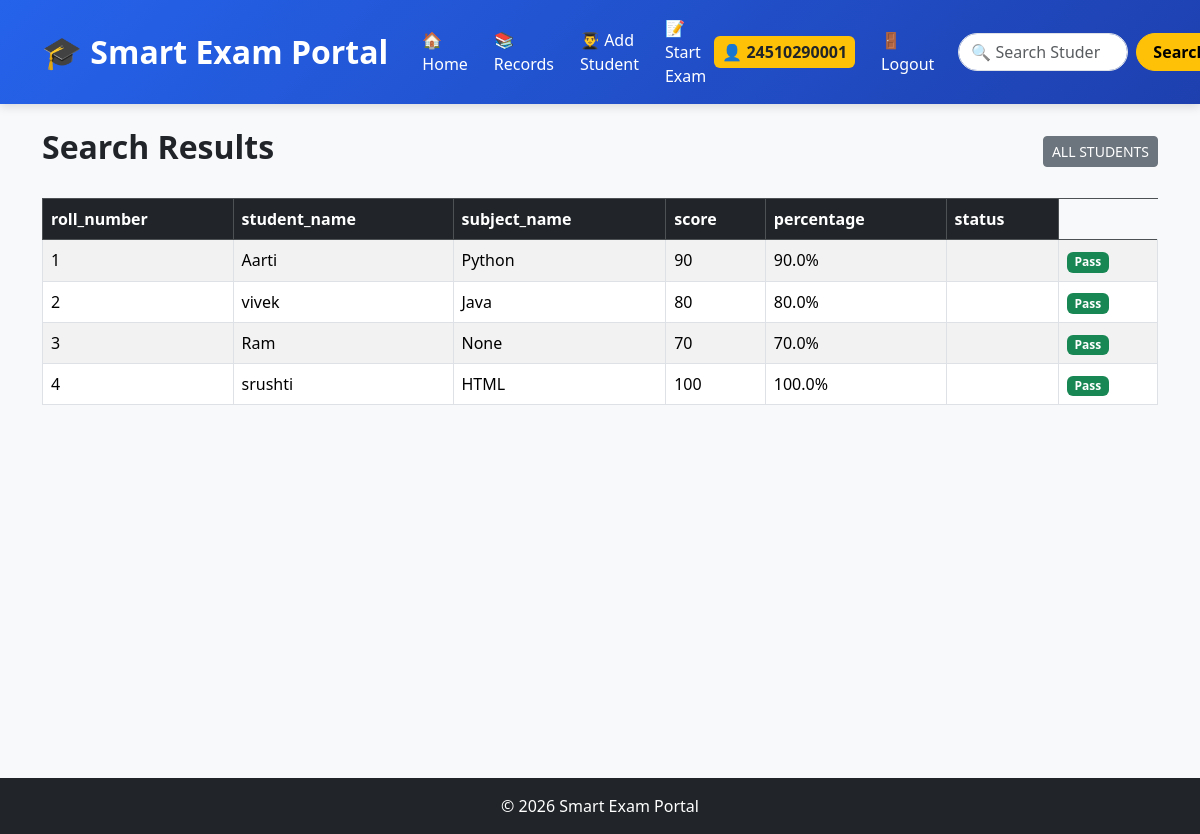
The page /search (signed in) on the database its author committed.
### tables this page shows
CREATE TABLE students (
    id INTEGER PRIMARY KEY AUTOINCREMENT,
    roll_number INTEGER,
    subject_name TEXT,
    student_name TEXT,
    score INTEGER,
    percentage REAL,
    exam_date TEXT
, subject_id INTEGER, photo TEXT DEFAULT 'default.jpg');

CREATE TABLE subjects (
        id INTEGER PRIMARY KEY AUTOINCREMENT,
        name TEXT NOT NULL UNIQUE
    );

### smart_exam_portal/app.py (the view)
@app.route("/search")
def search():
    q = request.args.get("q", "")
    conn = get_db()
    if q:
        students = conn.execute("""
            SELECT
                students.id,
                students.roll_number,
                students.student_name,
                students.score,
                students.percentage,
                students.exam_date,
                students.photo,
                subjects.name AS subject_name
            FROM students
            LEFT JOIN subjects
            ON students.subject_id = subjects.id
            WHERE students.student_name LIKE ?
            OR CAST(students.roll_number AS TEXT) LIKE ?
        """, (f"%{q}%", f"%{q}%")).fetchall()
    else:
        students = conn.execute("""
            SELECT
                students.id,
                students.roll_number,
                students.student_name,
                students.score,
                students.percentage,
                students.exam_date,
                subjects.name AS subject_name
            FROM students
            LEFT JOIN subjects
            ON students.subject_id = subjects.id
        """).fetchall()
    conn.close()
    return render_template(
        "search.html",
        students=students,
        query=q
    )

### smart_exam_portal/database.py (called while the page is built)
def get_db():
    conn = sqlite3.connect("myproject.db")
    conn.row_factory = sqlite3.Row
    return conn

### smart_exam_portal/templates/search.html (shortened to what this page needs)
{% extends "base.html" %}
{% block content %}
<div class="d-flex justify-content-between align-items-center mb-4">
    <h2 class="fw-bold">Search Results</h2>
    <a href="{{ url_for('records') }}"
       class="btn btn-secondary btn-sm">
        ALL STUDENTS
    </a>
</div>
{% if students|length > 0 %}
<table class="table table-striped table-bordered table-hover">
    <thead class="table-dark">
        <tr>
            <th>roll_number</th>
            <th>student_name</th>
            <th>subject_name</th>
            <th>score</th>
            <th>percentage</th>
            <th>status</th>
        </tr>
    </thead>
    <tbody>
        {% for student in students %}
        <tr>
            <td>{{ student.roll_number }}</td>
            <td>{{ student.student_name }}</td>
            <td>{{ student.subject_name }}</td>
            <td>{{ student.score }}</td>
            <td>{{ student.percentage }}%</td>
            <td>{{ student.status }}</td>
            <td>
                {% if student.percentage >= 40 %}
                    <span class="badge bg-success">
                        Pass
                    </span>
                {% else %}
                    <span class="badge bg-danger">
                        Fail
                    </span>
                {% endif %}
            </td>
        </tr>
        {% endfor %}
    </tbody>
</table>
{% endif %}
{% endblock %}

### smart_exam_portal/templates/base.html (style rules this page uses)
body { background-color:#f8f9fa; }

### rows shown on the page
students: roll_number "1", student_name "Aarti", subject_name "Python", score "90", percentage "90.0", shows "Pass"
students: roll_number "2", student_name "vivek", subject_name "Java", score "80", percentage "80.0", shows "Pass"
students: roll_number "3", student_name "Ram", subject_name "None", score "70", percentage "70.0", shows "Pass"
students: roll_number "4", student_name "srushti", subject_name "HTML", score "100", percentage "100.0", shows "Pass"

### other values the page prints
{{ session['username'] }} "24510290001"
